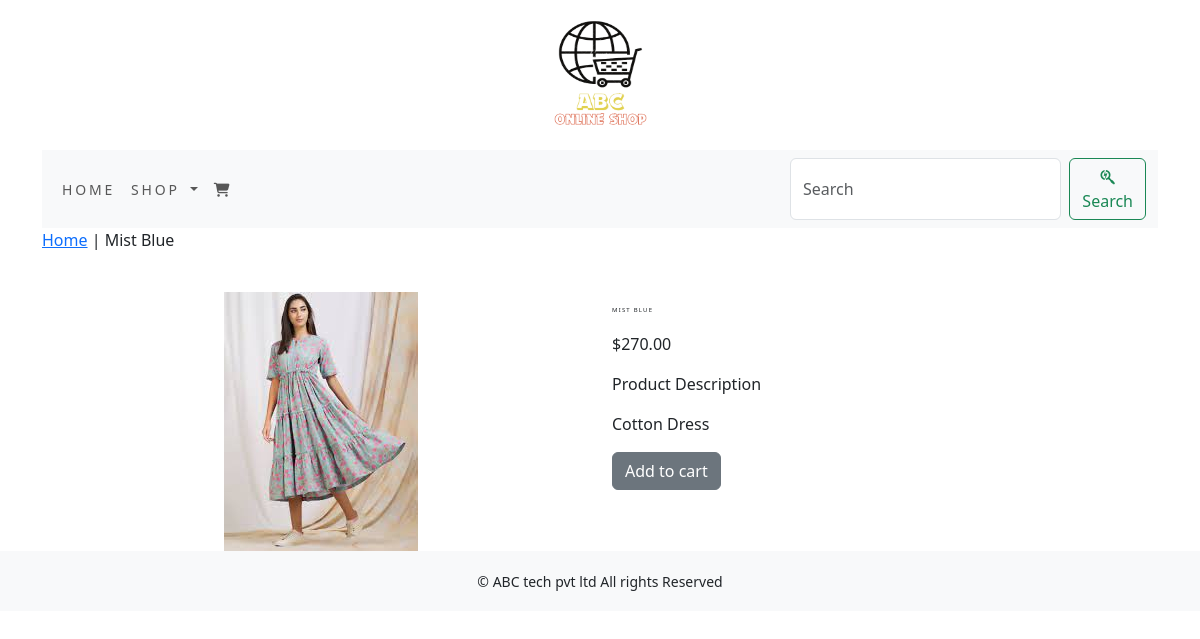
Page /shop/cotton-dress/mist-blue/ on the committed database.
### shop/models.py (models this page shows, shortened)
class Product(models.Model):
    name = models.CharField(max_length=250, unique=True)
    slug = models.SlugField(max_length=250, unique=True)
    description = models.TextField(blank=True)
    price = models.DecimalField(max_digits=10, decimal_places=2)
    category = models.ForeignKey(Category,on_delete=models.CASCADE)
    image = models.ImageField(upload_to='product', blank=True)
    stock = models.IntegerField()
    available = models.BooleanField(default=True)
    created = models.DateTimeField(auto_now_add=True)
    updated = models.DateTimeField(auto_now_add=True)
    class Meta:
        ordering = ('name',)
        verbose_name = 'product'
        verbose_name_plural = 'products'

### shop/views.py (the view)
# urls.py: path('<slug:c_slug>/<slug:product_slug>/', views.proDetail, name='prodCatdetail')
def proDetail(request,c_slug,product_slug):
    try:
        product = Product.objects.get(category__slug=c_slug,slug=product_slug)
    except Exception as e:
        raise e
    return render(request, 'product.html', {'product': product})

### shop/context_processors.py (called while the page is built)
def menu_links(request):
    links=Category.objects.all()
    return dict(links=links)

### shop/models.py (called while the page is built)
    def get_url(self):
        return reverse('shop:products_by_category', args=[self.slug])

### templates/product.html (shortened to what this page needs)
{% extends 'base.html' %}
{% load static %}
{% block content %}
<div>
    <div>
        <p><a href="{% url 'shop:allProdCat' %}">Home</a> | <a href="{{'% product.category.get_url'}}"></a>{{product.name}}</p>
    </div>
</div>
<div class="container">
<br>
<div class="row">
    <div class="col-12 col-sm-12 col-md-12 col-lg-6 text-center">
        <div style="min-width:18rem">
                <img src="{{product.image.url}}" alt="{{product.name}}">
            </div>
        </div>
      <div class="col-12 col-sm-12 col-md-12 col-lg-6">
          <div>
          <h1 class="my_prod_title">{{ product.name}}</h1>
          <p>${{product.price}}</p>
          <p class="my_title">Product Description</p>
          <p class="text-justify my_prod_text">{{product.description}}</p>
          {% if product.stock <= 0 %}
          <p class="text-justify my_prod_text"><b>Out Of Stock</b></p>
          {% else %}
          <a class="btn btn-secondary" href="{% url 'cart:add_cart' product.id %}">Add to cart</a>
          {% endif %}
      </div>
  </div>
  </div>
  </div>
{% endblock %}

### static/css/custom.css (style rules this page uses)
body { font-family: 'Roboto', sans-serif; }
.my_prod_title { font-size:6px; text-transform:uppercase; letter-spacing:.2em; padding-top:15px; padding-bottom:10px; }
.my_prod_text { padding-right:20px; }

### rows in the picture
Product: name "Mist Blue", image (picture), name "MIST BLUE", price "270.00", description "Cotton Dress"
